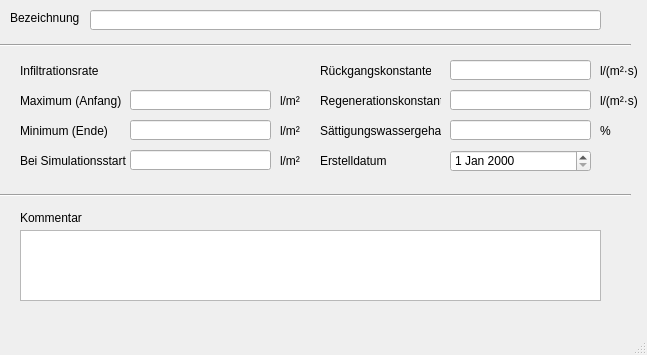
<?xml version="1.0" encoding="UTF-8"?>
<ui version="4.0">
 <class>MainWindow</class>
 <widget class="QMainWindow" name="MainWindow">
  <property name="enabled">
   <bool>true</bool>
  </property>
  <property name="geometry">
   <rect>
    <x>0</x>
    <y>0</y>
    <width>647</width>
    <height>355</height>
   </rect>
  </property>
  <property name="windowTitle">
   <string>MainWindow</string>
  </property>
  <widget class="QWidget" name="centralwidget">
   <widget class="QLabel" name="label_20">
    <property name="geometry">
     <rect>
      <x>320</x>
      <y>60</y>
      <width>111</width>
      <height>21</height>
     </rect>
    </property>
    <property name="text">
     <string>Rückgangskonstante</string>
    </property>
   </widget>
   <widget class="QLabel" name="label">
    <property name="geometry">
     <rect>
      <x>10</x>
      <y>10</y>
      <width>71</width>
      <height>16</height>
     </rect>
    </property>
    <property name="text">
     <string>Bezeichnung</string>
    </property>
   </widget>
   <widget class="Line" name="line">
    <property name="geometry">
     <rect>
      <x>0</x>
      <y>30</y>
      <width>631</width>
      <height>31</height>
     </rect>
    </property>
    <property name="orientation">
     <enum>Qt::Horizontal</enum>
    </property>
   </widget>
   <widget class="QLabel" name="label_14">
    <property name="geometry">
     <rect>
      <x>20</x>
      <y>210</y>
      <width>81</width>
      <height>16</height>
     </rect>
    </property>
    <property name="text">
     <string>Kommentar</string>
    </property>
   </widget>
   <widget class="QLabel" name="label_11">
    <property name="geometry">
     <rect>
      <x>280</x>
      <y>120</y>
      <width>21</width>
      <height>21</height>
     </rect>
    </property>
    <property name="text">
     <string>l/m²</string>
    </property>
   </widget>
   <widget class="QLabel" name="label_5">
    <property name="geometry">
     <rect>
      <x>20</x>
      <y>120</y>
      <width>111</width>
      <height>21</height>
     </rect>
    </property>
    <property name="text">
     <string>Minimum (Ende)</string>
    </property>
   </widget>
   <widget class="QLabel" name="label_8">
    <property name="geometry">
     <rect>
      <x>280</x>
      <y>150</y>
      <width>21</width>
      <height>21</height>
     </rect>
    </property>
    <property name="text">
     <string>l/m²</string>
    </property>
   </widget>
   <widget class="QLabel" name="label_70">
    <property name="geometry">
     <rect>
      <x>320</x>
      <y>150</y>
      <width>71</width>
      <height>21</height>
     </rect>
    </property>
    <property name="text">
     <string>Erstelldatum</string>
    </property>
   </widget>
   <widget class="Line" name="line_2">
    <property name="geometry">
     <rect>
      <x>0</x>
      <y>180</y>
      <width>631</width>
      <height>31</height>
     </rect>
    </property>
    <property name="orientation">
     <enum>Qt::Horizontal</enum>
    </property>
   </widget>
   <widget class="QLabel" name="label_6">
    <property name="geometry">
     <rect>
      <x>20</x>
      <y>150</y>
      <width>121</width>
      <height>21</height>
     </rect>
    </property>
    <property name="text">
     <string>Bei Simulationsstart</string>
    </property>
   </widget>
   <widget class="QLabel" name="label_10">
    <property name="geometry">
     <rect>
      <x>280</x>
      <y>90</y>
      <width>21</width>
      <height>21</height>
     </rect>
    </property>
    <property name="text">
     <string>l/m²</string>
    </property>
   </widget>
   <widget class="QLabel" name="label_3">
    <property name="geometry">
     <rect>
      <x>20</x>
      <y>60</y>
      <width>121</width>
      <height>21</height>
     </rect>
    </property>
    <property name="text">
     <string>Infiltrationsrate</string>
    </property>
   </widget>
   <widget class="QLabel" name="label_21">
    <property name="geometry">
     <rect>
      <x>320</x>
      <y>90</y>
      <width>121</width>
      <height>21</height>
     </rect>
    </property>
    <property name="text">
     <string>Regenerationskonstante</string>
    </property>
   </widget>
   <widget class="QLabel" name="label_12">
    <property name="geometry">
     <rect>
      <x>600</x>
      <y>90</y>
      <width>41</width>
      <height>21</height>
     </rect>
    </property>
    <property name="text">
     <string>l/(m²·s)</string>
    </property>
   </widget>
   <widget class="QLabel" name="label_9">
    <property name="geometry">
     <rect>
      <x>600</x>
      <y>60</y>
      <width>41</width>
      <height>21</height>
     </rect>
    </property>
    <property name="text">
     <string>l/(m²·s)</string>
    </property>
   </widget>
   <widget class="QLabel" name="label_13">
    <property name="geometry">
     <rect>
      <x>600</x>
      <y>120</y>
      <width>41</width>
      <height>21</height>
     </rect>
    </property>
    <property name="text">
     <string>%</string>
    </property>
   </widget>
   <widget class="QLabel" name="label_22">
    <property name="geometry">
     <rect>
      <x>320</x>
      <y>120</y>
      <width>121</width>
      <height>21</height>
     </rect>
    </property>
    <property name="text">
     <string>Sättigungswassergehalt</string>
    </property>
   </widget>
   <widget class="QLineEdit" name="bknam">
    <property name="geometry">
     <rect>
      <x>90</x>
      <y>10</y>
      <width>511</width>
      <height>20</height>
     </rect>
    </property>
   </widget>
   <widget class="QLineEdit" name="infiltrationsrateanfang">
    <property name="geometry">
     <rect>
      <x>130</x>
      <y>90</y>
      <width>141</width>
      <height>20</height>
     </rect>
    </property>
   </widget>
   <widget class="QLineEdit" name="infiltrationsrateende">
    <property name="geometry">
     <rect>
      <x>130</x>
      <y>120</y>
      <width>141</width>
      <height>20</height>
     </rect>
    </property>
   </widget>
   <widget class="QLineEdit" name="infiltrationsratestart">
    <property name="geometry">
     <rect>
      <x>130</x>
      <y>150</y>
      <width>141</width>
      <height>20</height>
     </rect>
    </property>
   </widget>
   <widget class="QLineEdit" name="rueckgangskonstante">
    <property name="geometry">
     <rect>
      <x>450</x>
      <y>60</y>
      <width>141</width>
      <height>20</height>
     </rect>
    </property>
   </widget>
   <widget class="QLineEdit" name="regenerationskonstante">
    <property name="geometry">
     <rect>
      <x>450</x>
      <y>90</y>
      <width>141</width>
      <height>20</height>
     </rect>
    </property>
   </widget>
   <widget class="QLineEdit" name="saettigungswassergehalt">
    <property name="geometry">
     <rect>
      <x>450</x>
      <y>120</y>
      <width>141</width>
      <height>20</height>
     </rect>
    </property>
   </widget>
   <widget class="QDateEdit" name="createdat">
    <property name="geometry">
     <rect>
      <x>450</x>
      <y>150</y>
      <width>141</width>
      <height>22</height>
     </rect>
    </property>
   </widget>
   <widget class="QTextEdit" name="kommentar">
    <property name="geometry">
     <rect>
      <x>20</x>
      <y>230</y>
      <width>581</width>
      <height>71</height>
     </rect>
    </property>
   </widget>
   <widget class="QLabel" name="label_4">
    <property name="geometry">
     <rect>
      <x>20</x>
      <y>90</y>
      <width>121</width>
      <height>21</height>
     </rect>
    </property>
    <property name="text">
     <string>Maximum (Anfang)</string>
    </property>
   </widget>
  </widget>
  <widget class="QMenuBar" name="menubar">
   <property name="geometry">
    <rect>
     <x>0</x>
     <y>0</y>
     <width>647</width>
     <height>21</height>
    </rect>
   </property>
  </widget>
  <widget class="QStatusBar" name="statusbar"/>
 </widget>
 <resources/>
 <connections/>
</ui>
